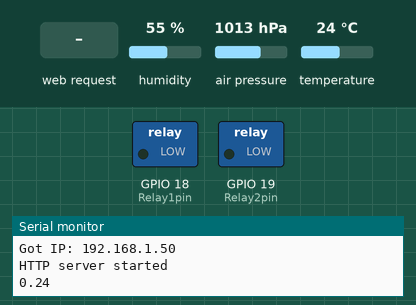
A sketch run on a simulated ESP32. Parts: switched loads named in the sketch (green lamp = pin HIGH), the last lines printed to the serial monitor. The test bench sets the inputs (shaded band); at power-on: humidity 55 %, air pressure 1013 hPa, temperature 24 °C. WiFi joins after 1.5 s; servers stay silent unless stated.

Above: at 3.3 s.
3.4 s: HTTP request GET /getData received
At 4.2 s:
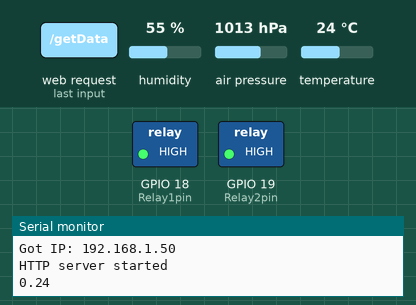
5.9 s: HTTP request GET /relay1 received
At 6.7 s:
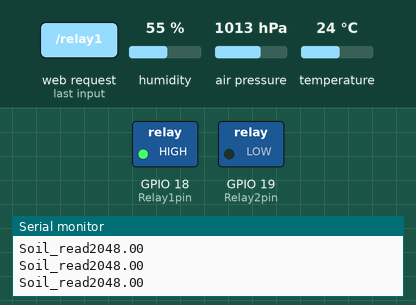
7.4 s: HTTP request GET /relay2 received
At 7.9 s:
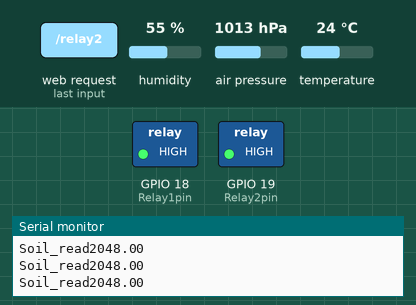
8.9 s: HTTP request GET /relay1 received
At 10.2 s:
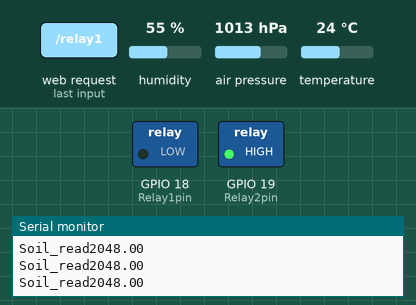
Timing chart, 0 to 11.4 s (numbered marks = the images above; inputs shaded):
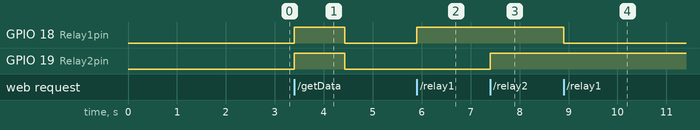

The sketch:

weather_server_no_wind.ino
```cpp
#include <Adafruit_BusIO_Register.h>
#include <Adafruit_I2CDevice.h>
#include <Adafruit_I2CRegister.h>
#include <Adafruit_SPIDevice.h>

#include <Adafruit_Sensor.h>

//brainy-bits.com/post/how-to-use-the-dht11-temperature-and-humidity-sensor-with-an-arduino
#include <dht.h>
//https://github.com/adafruit/Adafruit_BMP280_Library
#include <Wire.h>
#include <SPI.h>
#include <Adafruit_BMP280.h>

#include <WiFi.h>
#include <WebServer.h>

/* Put your SSID & Password */
const char* ssid = "WIFI SSID HERE";
const char* password = "WIFI PASSWORD HERE";

WebServer server(80);
bool received_request = false;


uint8_t Relay1pin = 18;
bool Relay1status = LOW;
uint8_t Relay2pin = 19;
bool Relay2status = LOW;


uint8_t dht_pin = 17;//analogue pin
dht DHT;

//uint8_t bmp_pin = 20;
Adafruit_BMP280 bmp;
#define i2caddr 0x76

//anenometer vals - https://www.geeky-gadgets.com/arduino-wind-speed-meter-anemometer-project-30032016/
uint8_t anen_pin = 27;
float analog_to_actual_volt_conversion= .004882814;
float windspd_conv = 2.232694;
uint8_t windspd_interval = 2000; //ms
uint8_t windspd_query_time = 600000;
uint8_t num_windspd_readings = windspd_query_time/windspd_interval;

float min_volt = .4;
float wind_speedMin = 0;

float max_volt = 2.0;
float wind_speedMax = 32;
/*
# Soil Moisture value description
# 0  ~300     dry soil
# 300~700     humid soil
# 700~950     in water*/
//pins
int sm_pins[4] = {34,35,33,32};
float max_moisture = 1000;
float max_moisture_read = 4095;
float moist_ratio = max_moisture/max_moisture_read;

void setup() {
  Serial.begin(115200);
  delay(100);
  pinMode(Relay1pin, OUTPUT);
  pinMode(Relay2pin, OUTPUT);

  Serial.println("Connecting to ");
  Serial.println(ssid);

  //connect to your local wi-fi network
  WiFi.begin(ssid, password);

  //check wi-fi is connected to wi-fi network
  while (WiFi.status() != WL_CONNECTED) {
    delay(1000);
    Serial.print(".");
  }
  Serial.println("");
  Serial.println("WiFi connected..!");
  Serial.print("Got IP: ");  Serial.println(WiFi.localIP());
  //
  if (!bmp.begin(i2caddr)) {
    Serial.println(F("Could not find a valid BMP280 sensor, check wiring!"));
  }

  server.on("/", handle_OnConnect);
  server.on("/getData", handle_getData);
  server.on("/relay1", handle_relay1);
  server.on("/relay2", handle_relay2);
  server.on("/dht11", handle_dht);
  server.on("/bmp", handle_bmp);
  server.on("/anen", handle_anen);
  server.on("/sm", handle_sm);
  server.onNotFound(handle_NotFound);

  server.begin();
  Serial.println("HTTP server started");

  Serial.println(moist_ratio);
}
void loop() {
  server.handleClient();
//    if (!Relay1status) {
//    digitalWrite(Relay1pin, HIGH);
//    Relay1status = HIGH;
//
//    digitalWrite(Relay2pin, HIGH);
//    Relay2status = HIGH;
//  }else{
//    digitalWrite(Relay1pin, LOW);
//    Relay1status = LOW;
//
//    digitalWrite(Relay2pin, LOW);
//    Relay2status = LOW;
//  }

//  Serial.println(Relay1status);
//  DHT.read11(dht_pin);
//  float hum = DHT.humidity;
//  float temp = DHT.temperature + 273.15; //to Kelvin
//
//  //Pressure Data
//  float pressure = bmp.readPressure();
//
//  float sm0 = get_soil_moisture(sm_pins[0]);
//  float sm1 = get_soil_moisture(sm_pins[1]);
//  float sm2 = get_soil_moisture(sm_pins[2]);
//  float sm3 = get_soil_moisture(sm_pins[3]);
//
//  Serial.println("Hum" + String(hum));
//  Serial.println("Temp" + String(temp));
//  Serial.println("Pressure" + String(pressure));
//  Serial.println("Soil Moisture" + String(sm0)+ String(sm1)+ String(sm2)+ String(sm3));
//  delay(5000);
}

void handle_OnConnect() {
  server.send(200, "text/plain", "Connection Okay");
}

float get_avg_windspd(){
  float total_windspd = 0;
  for(int i =0; i<num_windspd_readings; i++){
    float anen_read = analogRead(anen_pin);//read pin
    float anen_volt = anen_read*analog_to_actual_volt_conversion; //Convert to voltage
    float windspd = 0;
    if(anen_volt<=min_volt){
      windspd = 0;
    }else{
      windspd = ((anen_volt - min_volt)*wind_speedMax / (max_volt - min_volt))*windspd_conv;
      }

    total_windspd += windspd;  //get windspd val
    delay(windspd_interval);
  }

  float avg_wind = total_windspd/num_windspd_readings;
  return avg_wind;
}

float get_soil_moisture(int pin){
  float an_read= analogRead(pin);
  float ratio = max_moisture/max_moisture_read;
  Serial.println("Soil_read"+ String(an_read));
  return an_read*ratio;
  }

//Alpha method of dewpoint
float alpha(float hum, float temp, float a, float b){
    return log(hum/100)+ (a*temp/(b+temp));
}

float calculate_dewpoint(float hum, float temp){
  //constants
  float a = 17.62;
  float b = 243.12;

  float dp = b*(alpha(hum, temp, a, b)) / (a - alpha(hum, temp, a, b));
  float dp_to_kelvin = dp + 273.15;
  return dp_to_kelvin;
  }


String to_csv(float dat[], int len_arr){
  String csv = "";
  for(int i=0; i<len_arr; i++){
    csv = csv + "," + String(dat[i]);
    }
  return csv;
}


void handle_getData() {
    //Turn Relays on
  if (!Relay1status) {
    digitalWrite(Relay1pin, HIGH);
    Relay1status = HIGH;

    digitalWrite(Relay2pin, HIGH);
    Relay2status = HIGH;
  }
  //Wait 1 sec to ensure elec flow
  delay(1000);

  //DHT Data
  DHT.read11(dht_pin);
  float hum = DHT.humidity;
  float temp = DHT.temperature + 273.15; //to Kelvin

  //Pressure Data
  float pressure = bmp.readPressure();

  //Calculate dew point
  float dew_point = calculate_dewpoint(hum, temp);

  //TODO Get anenometer data
  //float windspd = get_avg_windspd();
  float windspd_placeholder = -20;
  //TODO Get Soil Moisture Data
  float sm0 = get_soil_moisture(sm_pins[0]);
  float sm1 = get_soil_moisture(sm_pins[1]);
  float sm2 = get_soil_moisture(sm_pins[2]);
  float sm3 = get_soil_moisture(sm_pins[3]);
  int len_arr = 9;
  float vals[len_arr] = {hum, temp, dew_point, pressure, windspd_placeholder, sm0, sm1, sm2, sm3};
  String csv_data = to_csv(vals, len_arr);
  server.send(200, "text/plain", csv_data);

  //Turn Relays off
  digitalWrite(Relay1pin, LOW);
  Relay1status = LOW;
  digitalWrite(Relay2pin, LOW);
  Relay2status = LOW;
}

void handle_relay1() {
  if (!Relay1status) {
    digitalWrite(Relay1pin, HIGH);
    Relay1status = HIGH;
  }else{
      digitalWrite(Relay1pin, LOW);
    Relay1status = LOW;
  }
  server.send(200, "text/plain", "Relay 1: " + String(Relay1status));
}

void handle_relay2() {
  if (!Relay2status) {
    digitalWrite(Relay2pin, HIGH);
    Relay2status = HIGH;
  }else{
      digitalWrite(Relay2pin, LOW);
    Relay2status = LOW;
  }
  server.send(200, "text/plain", "Relay 2: " + String(Relay2status));
}

void handle_sm(){
  String sen = "SM Values: ";
  for(int i=0; i<4; i++){
    sen+= String(get_soil_moisture(sm_pins[i])) + "  ";
  }
  server.send(200, "text/plain",sen);
}

void handle_dht() {
  DHT.read11(dht_pin);

  float hum = DHT.humidity;
  float temp = DHT.temperature;

  server.send(200, "text/plain", "DHT Hum(%) and Temp(C): " + String(hum) + " " + String(temp));
}

void handle_anen(){
  float total_windspd = 0;
  String readlist = "";
  int num_read = 5;
  for(int i =0; i<num_read; i++){
    float anen_read = analogRead(anen_pin);//read pin
    readlist += String(anen_read);
    float anen_volt = anen_read*analog_to_actual_volt_conversion; //Convert to voltage
    float windspd = 0;
    if(anen_volt<=min_volt){
      windspd = 0;
    }else{
      windspd = ((anen_volt - min_volt)*wind_speedMax / (max_volt - min_volt))*windspd_conv;
      }

    total_windspd += windspd;  //get windspd val
    delay(windspd_interval);
  }

  float avg_wind = total_windspd/num_read;

  server.send(200, "text/plain", "ANEN avg speed: " + String(avg_wind) + " and " + readlist);
}
void handle_bmp() {
  float pressure = bmp.readPressure();
  Serial.println(String(pressure));
  server.send(200, "text/plain", "BMP Pressure (PA): " + String(pressure));
}

void handle_NotFound() {
  server.send(404, "text/plain", "Not found");
}
```

Measured:
- after the input at 3.4 s, GPIO 18 (Relay1pin), GPIO 19 (Relay2pin): LOW → HIGH at once, → LOW 1.0 s later
- after the input at 5.9 s, GPIO 18 (Relay1pin): LOW → HIGH at once
- after the input at 7.4 s, GPIO 19 (Relay2pin): LOW → HIGH at once
- after the input at 8.9 s, GPIO 18 (Relay1pin): HIGH → LOW at once
